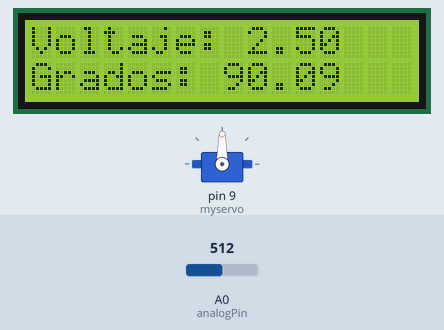
A sketch run on a simulated Arduino Uno, built with avr-gcc and run on an emulated ATmega328P. On the bench: 16×2 character LCD, servo. Inputs (shaded band) come from the test bench; at power-on: A0 (analogPin) = 512.

Above: at 1.2 s.
1.3 s: A0 (analogPin) set to 716
At 1.7 s:
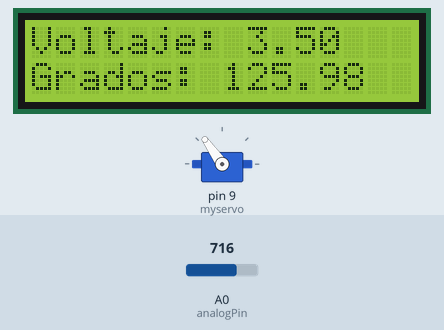
2.8 s: A0 (analogPin) set to 900
At 4.0 s:
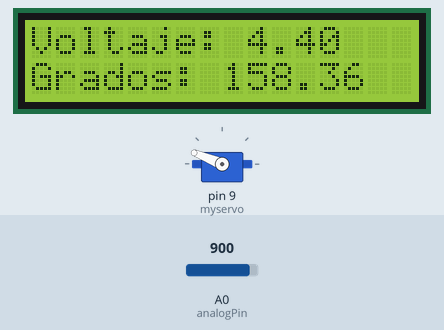
4.3 s: A0 (analogPin) set to 1023
At 5.2 s:
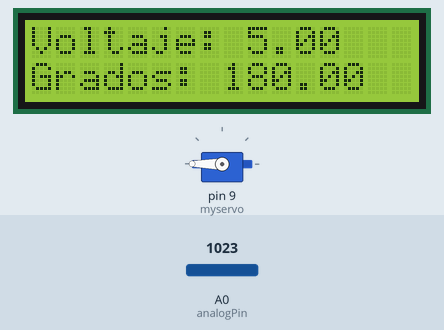
5.8 s: A0 (analogPin) set to 306
At 6.3 s:
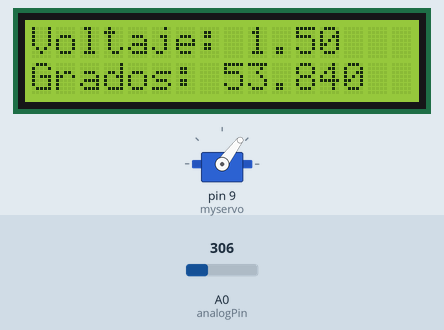
7.3 s: A0 (analogPin) set to 122
At 7.6 s:
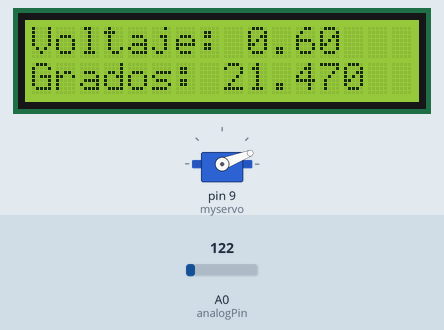
8.8 s: A0 (analogPin) set to 0
At 10.0 s:
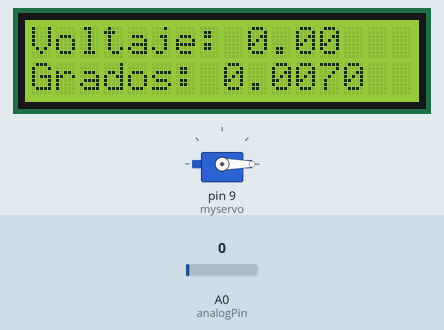
Timing chart, 0 to 11.3 s (numbered marks = the images above; inputs shaded):
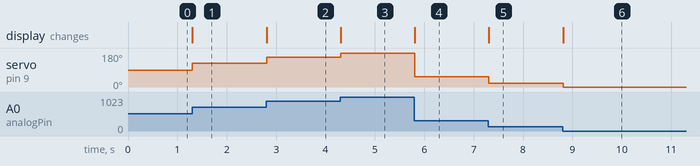

Measured:
- after the input at 1.3 s, servo on pin 9 (myservo): 90° → 125° at once; the display: changes at once (image 1)
- after the input at 2.8 s, servo on pin 9 (myservo): 125° → 158° at once; the display: changes at once (image 2)
- after the input at 4.3 s, servo on pin 9 (myservo): 158° → 180° at once; the display: changes at once (image 3)
- after the input at 5.8 s, servo on pin 9 (myservo): 180° → 53° at once; the display: changes at once (image 4)
- after the input at 7.3 s, servo on pin 9 (myservo): 53° → 21° at once; the display: changes at once (image 5)
- after the input at 8.8 s, servo on pin 9 (myservo): 21° → 0° at once; the display: changes at once (image 6)

The sketch:

sim4.ino
```cpp
#include <Servo.h>
#include <LiquidCrystal.h> //include the library code
LiquidCrystal lcd(12, 11, 5, 4, 3, 2); //initialize the interface pins

Servo myservo;

float val = 0;
int analogPin = A0;


void setup()
{
  lcd.begin(16, 2); //set up the LCD's number of columns and rows
  myservo.attach(9);
}

void loop()
{
  val = analogRead(analogPin);
  val = val*5/1023;
  Serial.println(val);

  lcd.setCursor(0,0);
  lcd.print("Voltaje: ");
  lcd.print(val);

  lcd.setCursor(0,1);

  float angle = map(val, 0, 5, 0, 180);
  lcd.print("Grados: ");
  lcd.print(angle);

  myservo.write(angle);

}

float map(float x, float in_min, float in_max, float out_min, float out_max) {
  return (x - in_min) * (out_max - out_min) / (in_max - in_min) + out_min;
}
```
